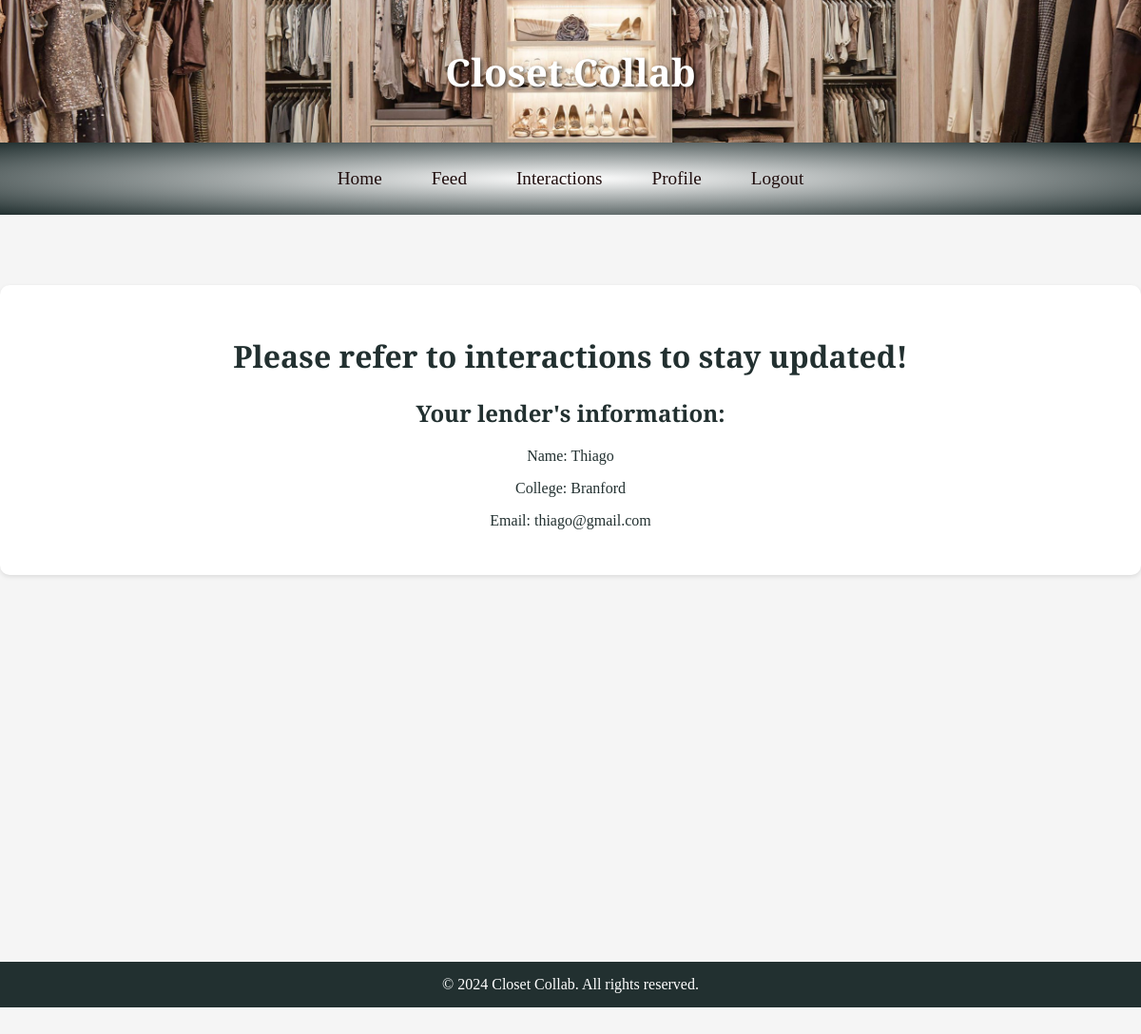
The page /inquiry/4 (signed in) on the database its author committed.
### tables this page shows
CREATE TABLE "users" (
    id INTEGER PRIMARY KEY AUTOINCREMENT,
    username TEXT UNIQUE NOT NULL,
    password TEXT NOT NULL,
    college TEXT NOT NULL,
    email TEXT NOT NULL,
    name TEXT NOT NULL, img_path TEXT NOT NULL DEFAULT 'profile/default.jpg');

### app.py (the view, shortened to what this page needs)
@app.route("/inquiry/<int:inquiry_id>", methods=["GET", "POST"])
@login_required
def inquiry(inquiry_id):
    db = get_db()
    inquiry = db.execute("""
       SELECT * FROM inquiries
        WHERE id = ?
    """, (inquiry_id,)).fetchone()
    curUser = session["user_id"]
    is_owner = inquiry["user_id"] == curUser
    db.execute("DELETE FROM responses WHERE lending_exp_date < CURRENT_DATE")
    responses = db.execute(
        "SELECT responses.*, users.name, users.username, users.college, users.img_path AS profile FROM responses JOIN users ON responses.prosp_Lender_id = users.id WHERE responses.inquiry_id = ? ORDER BY responses.time_published DESC", (inquiry_id, )).fetchall();
    inquiry_accepted = db.execute("SELECT accepted FROM inquiries WHERE id = ?", (inquiry_id, )).fetchone()[0]
    db.commit()
    if inquiry_accepted == 'yes':
        lenderId = db.execute("SELECT lender_id FROM interactions WHERE inquiry_id = ?", (inquiry_id, )).fetchone()[0]
        lender_info = get_lender_info(lenderId)
        return render_template("accepted_inquiry.html", lender_info=lender_info)
    else:
        return render_template("inquiry.html", responses=responses, inquiry=inquiry, is_owner=is_owner)

### app.py (called while the page is built)
def get_db():
    if 'db' not in g:
        g.db = sqlite3.connect('closet.db')
        g.db.row_factory = sqlite3.Row
    return g.db

def get_lender_info(user_id):
    db = get_db()
    return db.execute("SELECT * FROM users WHERE id = ?", (user_id,)).fetchone()

@app.after_request
def after_request(response):
    response.headers["Cache-Control"] = "no-cache, no-store, must-revalidate"
    response.headers["Expires"] = 0
    response.headers["Pragma"] = "no-cache"
    return response

### helpers.py (called while the page is built)
def login_required(f):
    @wraps(f)
    def decorated_function(*args, **kwargs):
        if session.get("user_id") is None:
            return redirect("/login")
        return f(*args, **kwargs)
    return decorated_function

### templates/accepted_inquiry.html (shortened to what this page needs)
{% extends "layout.html" %}
{% block main %}
    <h1>Please refer to interactions to stay updated!</h1>
    <h2>Your lender's information:</h2>
    <p>Name: {{ lender_info.name }}</p>
    <p>College: {{ lender_info.college }}</p>
    <p>Email: {{ lender_info.email }}</p>
{% endblock %}

### static/style.css (style rules this page uses)
html, body { height: 100%; width: 100%; margin: 0; padding-top: 130px; background-color: whitesmoke; display: flex; flex-direction: column; min-height: 100vh; padding-bottom: 150px; }

### rows shown on the page
users: name "Thiago", college "Branford", email "thiago@gmail.com"
